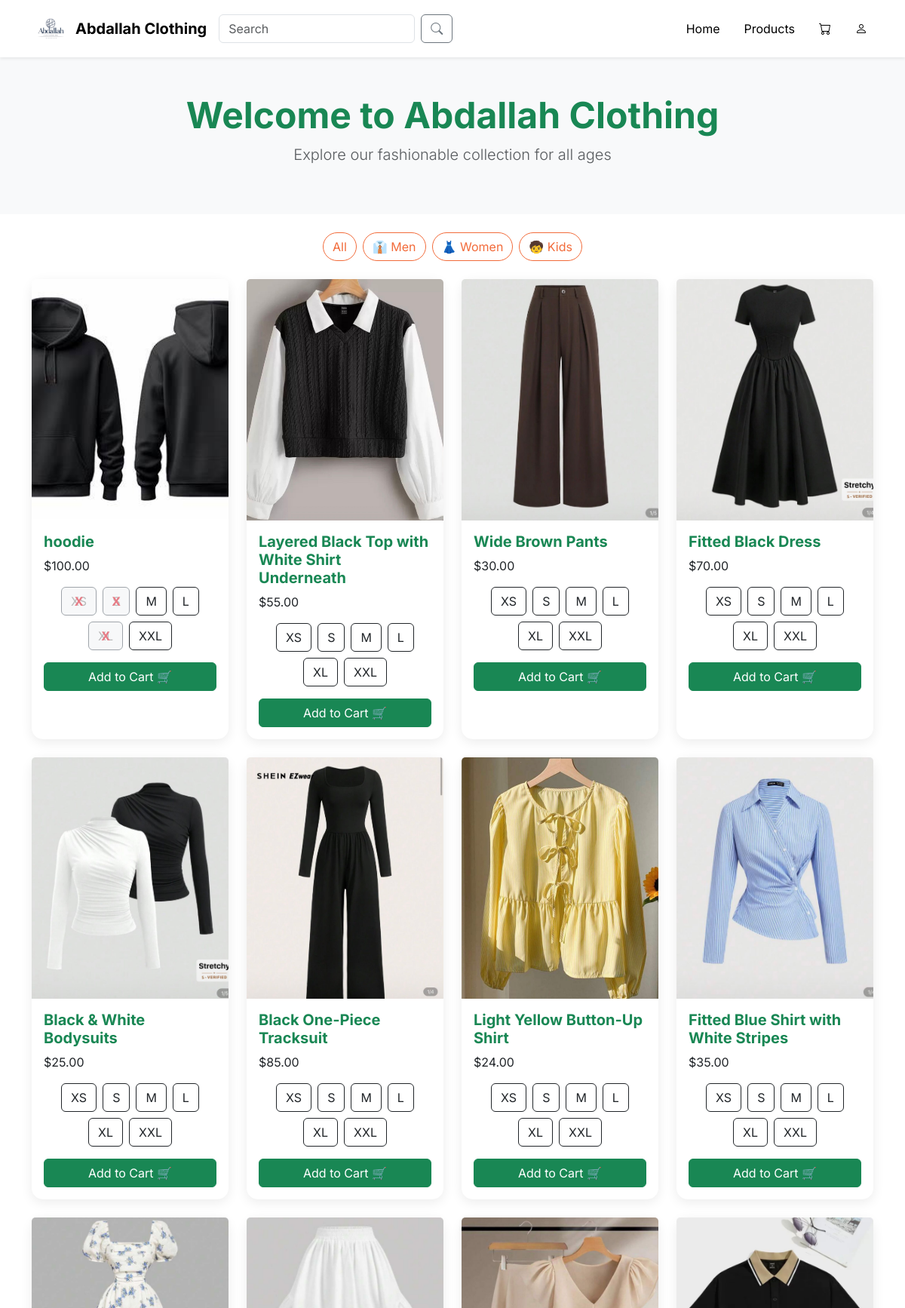
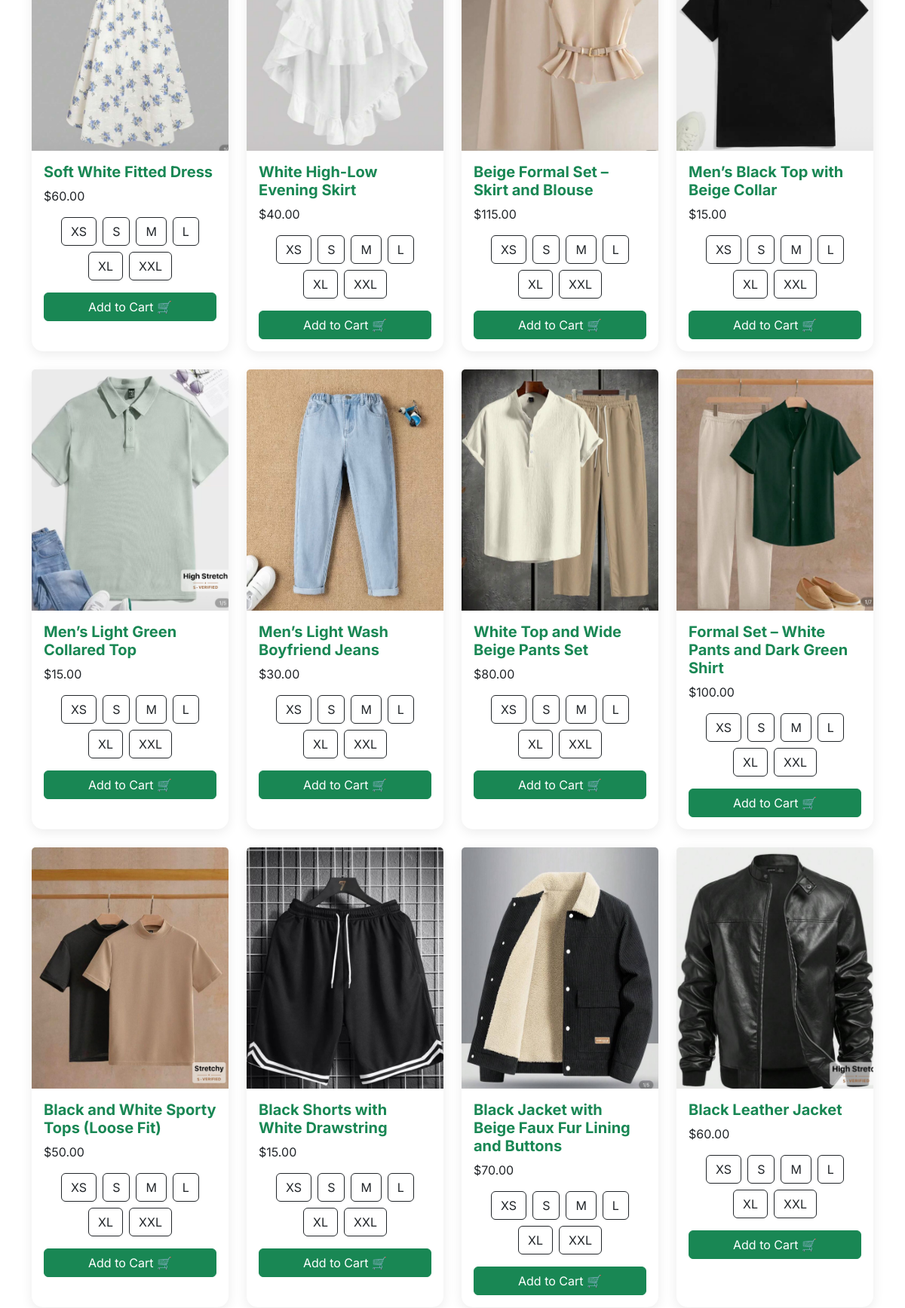
/products.php (upper part), run on the app's committed database (2 pictures, top to bottom).
### tables this page shows
CREATE TABLE `products` (
  `id` int(11) NOT NULL,
  `name` varchar(100) NOT NULL,
  `price` float NOT NULL,
  `discount` float NOT NULL DEFAULT 0,
  `description` text DEFAULT NULL,
  `image` varchar(255) DEFAULT NULL,
  `category_id` int(11) DEFAULT NULL,
  `stock_xs` int(11) NOT NULL DEFAULT 0,
  `stock_s` int(11) NOT NULL DEFAULT 0,
  `stock_m` int(11) NOT NULL DEFAULT 0,
  `stock_l` int(11) NOT NULL DEFAULT 0,
  `stock_xl` int(11) NOT NULL DEFAULT 0,
  `stock_xxl` int(11) NOT NULL DEFAULT 0
);

### products.php (the view, shortened to what this page needs)
<?php
include 'db.php';
?>
<!DOCTYPE html>
<html lang="en">
<?php include 'head.php'; ?>
<?php include 'navbar.php'; ?>
<body class="bg-white text-dark">
<div class="bg-light py-5 text-center">
  <h1 class="display-5 fw-bold text-success">Welcome to Abdallah Clothing</h1>
  <p class="lead text-muted">Explore our fashionable collection for all ages</p>
</div>
<div class="container-fluid my-4">
  <div class="d-flex justify-content-center overflow-auto gap-2 px-3">
    <a href="products.php" class="btn category-btn flex-shrink-0">All</a>
    <a href="products.php?category=Men" class="btn category-btn flex-shrink-0">👔 Men</a>
    <a href="products.php?category=Women" class="btn category-btn flex-shrink-0">👗 Women</a>
    <a href="products.php?category=Kids" class="btn category-btn flex-shrink-0">🧒 Kids</a>
  </div>
</div>
<div class="container">
  <div class="row">
    <?php
      if (isset($_GET['category'])) {
          $cat = trim($_GET['category']);
          $filter = "WHERE categories.name = ?";
          $sql = "SELECT products.*, categories.name AS catname
                  FROM products
                  JOIN categories ON products.category_id = categories.id
                  $filter";
          $stmt = mysqli_prepare($conn, $sql);
          mysqli_stmt_bind_param($stmt, "s", $cat);
          mysqli_stmt_execute($stmt);
          $result = mysqli_stmt_get_result($stmt);
      } else {
          $sql = "SELECT products.*, categories.name AS catname
                  FROM products
                  JOIN categories ON products.category_id = categories.id";
          $result = mysqli_query($conn, $sql);
      }
      while ($row = mysqli_fetch_assoc($result)) {
        $id = $row['id'];
        $sizes = ['XS', 'S', 'M', 'L', 'XL', 'XXL'];
        $pname = htmlspecialchars($row['name'], ENT_QUOTES, 'UTF-8');
        $pimage = htmlspecialchars($row['image'], ENT_QUOTES, 'UTF-8');
        $pprice = $row['price'];
        $displayPrice = "$" . htmlspecialchars(number_format($pprice, 2), ENT_QUOTES, 'UTF-8');
        echo "<div class='col-lg-3 col-md-4 col-sm-6 mb-4'>";
        echo "<div class='card product-card border-0 h-100'>";
        echo "<img src='uploads/{$pimage}' alt='{$pname}' class='card-img-top product-img'>";
        echo "<div class='card-body'>";
        echo "<h5 class='card-title text-success fw-bold'>{$pname}</h5>";
        echo "<p class='card-text'>{$displayPrice}</p>";
        $stock_sql = "SELECT size, quantity FROM product_sizes WHERE product_id = $id";
        $stock_result = mysqli_query($conn, $stock_sql);
        $stock_data = [];
        while ($srow = mysqli_fetch_assoc($stock_result)) {
            $stock_data[$srow['size']] = $srow['quantity'];
        }
        echo "<form action='add_to_cart.php' method='POST'>";
        echo "<div class='mb-3 d-flex flex-wrap justify-content-center gap-2'>";
        foreach ($sizes as $sz) {
            $qty = $stock_data[$sz] ?? 0;
            $disabled = $qty == 0 ? 'disabled' : '';
            $class = $qty == 0 ? 'btn-outline-secondary' : 'btn-outline-dark';
            echo "<button type='button' class='btn $class size-btn'
                        data-product='$id' data-size='$sz' $disabled>$sz</button>";
        }
        echo "</div>";
        echo "<button type='submit' class='btn btn-success w-100'>Add to Cart 🛒</button>";
        echo "</form>";
        echo "</div></div></div>";
      }
    ?>
  </div>
</div>
</body>
</html>

### assets/css/style.css (style rules this page uses)
:root { --primary-color: #f26b3a; --secondary-color: #005662; --light-color: #ffffff; }
body { font-family: 'Inter', sans-serif; background-color: #ffffff; min-height: 100vh; display: flex; flex-direction: column; }
.product-card { border: none; border-radius: 15px; box-shadow: 0 4px 16px rgba(0,0,0,0.08); transition: transform 0.3s, box-shadow 0.3s; }
.product-img { height: 320px; object-fit: cover; }
.category-btn { border-radius: 20px; border-color: var(--primary-color); color: var(--primary-color); }
.size-btn[disabled] { position: relative; background-color: #f4f5f7; color: #969696; box-shadow: none; }
.size-btn[disabled]::after { content: "X"; position: absolute; top: 50%; left: 50%; transform: translate(-50%, -50%); font-weight: bold; color: #dc3545; pointer-events: none; }

### data on the page
products: image+name (picture), name "hoodie", price "$100.00", sz "XS", sz "S", sz "M", sz "L", sz "XL", sz "XXL"
products: image (picture), name "Layered Black Top with White Shirt Underneath", price "$55.00", sz "XS", sz "S", sz "M", sz "L", sz "XL", sz "XXL"
products: image (picture), name "Wide Brown Pants", price "$30.00", sz "XS", sz "S", sz "M", sz "L", sz "XL", sz "XXL"
products: image (picture), name "Fitted Black Dress", price "$70.00", sz "XS", sz "S", sz "M", sz "L", sz "XL", sz "XXL"
products: image (picture), name "Black & White Bodysuits", price "$25.00", sz "XS", sz "S", sz "M", sz "L", sz "XL", sz "XXL"
products: image (picture), name "Black One-Piece Tracksuit", price "$85.00", sz "XS", sz "S", sz "M", sz "L", sz "XL", sz "XXL"
products: image (picture), name "Light Yellow Button-Up Shirt", price "$24.00", sz "XS", sz "S", sz "M", sz "L", sz "XL", sz "XXL"
products: image (picture), name "Fitted Blue Shirt with White Stripes", price "$35.00", sz "XS", sz "S", sz "M", sz "L", sz "XL", sz "XXL"
products: image (picture), name "Soft White Fitted Dress", price "$60.00", sz "XS", sz "S", sz "M", sz "L", sz "XL", sz "XXL"
products: image (picture), name "White High-Low Evening Skirt", price "$40.00", sz "XS", sz "S", sz "M", sz "L", sz "XL", sz "XXL"
products: image (picture), name "Beige Formal Set – Skirt and Blouse", price "$115.00", sz "XS", sz "S", sz "M", sz "L", sz "XL", sz "XXL"
products: image (picture), name "Men’s Black Top with Beige Collar", price "$15.00", sz "XS", sz "S", sz "M", sz "L", sz "XL", sz "XXL"
products: image (picture), name "Men’s Light Green Collared Top", price "$15.00", sz "XS", sz "S", sz "M", sz "L", sz "XL", sz "XXL"
products: image (picture), name "Men’s Light Wash Boyfriend Jeans", price "$30.00", sz "XS", sz "S", sz "M", sz "L", sz "XL", sz "XXL"
products: image (picture), name "White Top and Wide Beige Pants Set", price "$80.00", sz "XS", sz "S", sz "M", sz "L", sz "XL", sz "XXL"
products: image (picture), name "Formal Set – White Pants and Dark Green Shirt", price "$100.00", sz "XS", sz "S", sz "M", sz "L", sz "XL", sz "XXL"
products: image (picture), name "Black and White Sporty Tops (Loose Fit)", price "$50.00", sz "XS", sz "S", sz "M", sz "L", sz "XL", sz "XXL"
products: image (picture), name "Black Shorts with White Drawstring", price "$15.00", sz "XS", sz "S", sz "M", sz "L", sz "XL", sz "XXL"
products: image (picture), name "Black Jacket with Beige Faux Fur Lining and Buttons", price "$70.00", sz "XS", sz "S", sz "M", sz "L", sz "XL", sz "XXL"
products: image (picture), name "Black Leather Jacket", price "$60.00", sz "XS", sz "S", sz "M", sz "L", sz "XL", sz "XXL"
